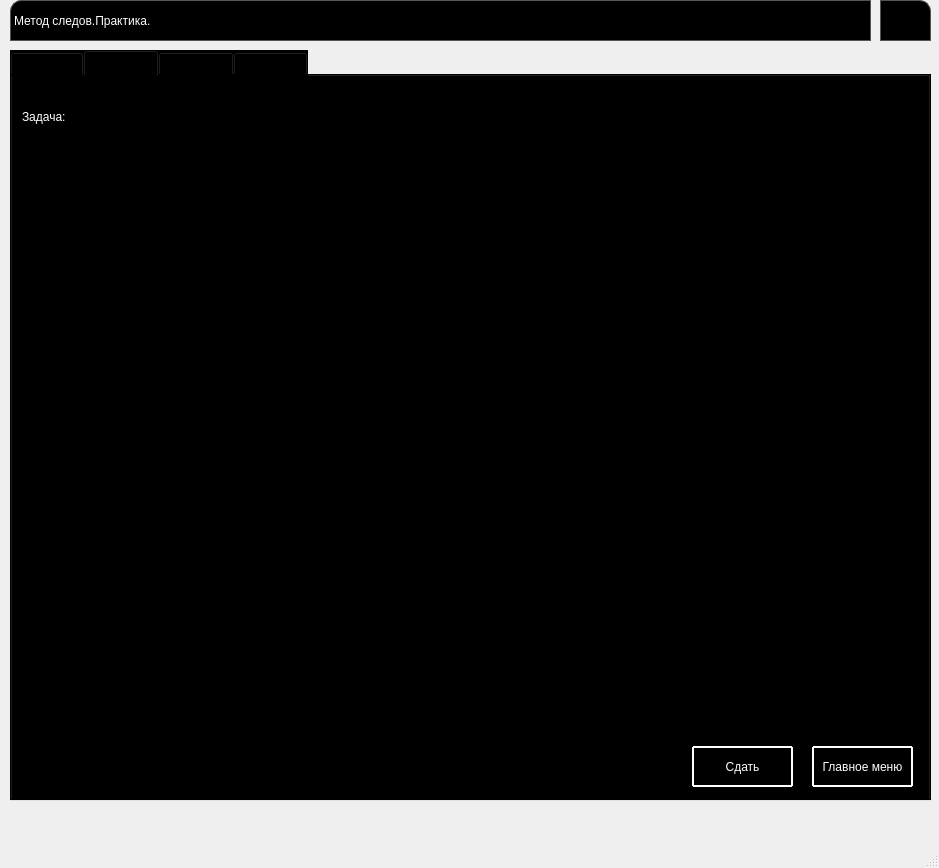
<?xml version="1.0" encoding="UTF-8"?>
<ui version="4.0">
 <class>mainWindow</class>
 <widget class="QMainWindow" name="mainWindow">
  <property name="geometry">
   <rect>
    <x>0</x>
    <y>0</y>
    <width>939</width>
    <height>868</height>
   </rect>
  </property>
  <property name="windowTitle">
   <string>MainWindow</string>
  </property>
  <property name="documentMode">
   <bool>false</bool>
  </property>
  <property name="dockNestingEnabled">
   <bool>false</bool>
  </property>
  <widget class="QWidget" name="centralwidget">
   <widget class="QPushButton" name="closebutton">
    <property name="geometry">
     <rect>
      <x>880</x>
      <y>0</y>
      <width>51</width>
      <height>41</height>
     </rect>
    </property>
    <property name="mouseTracking">
     <bool>false</bool>
    </property>
    <property name="styleSheet">
     <string notr="true">QPushButton{
border: 1px solid #555;
padding: 5 px ;
border-top-right-radius: 11px;
background: black;
}
QPushButton:hover { background: rgba(255,255,255,.2); }
QPushButton:pressed { background: white; }</string>
    </property>
    <property name="text">
     <string/>
    </property>
    <property name="icon">
     <iconset>
      <normaloff>photos/крестик.png</normaloff>photos/крестик.png</iconset>
    </property>
    <property name="default">
     <bool>false</bool>
    </property>
   </widget>
   <widget class="QLabel" name="label">
    <property name="geometry">
     <rect>
      <x>10</x>
      <y>0</y>
      <width>861</width>
      <height>41</height>
     </rect>
    </property>
    <property name="styleSheet">
     <string notr="true">QLabel{
	font: 75 italic 22pt &quot;MS Sans Serif&quot;;
color: white;
border: 1px solid #555;
border-top-left-radius: 11px;
background: black;
font-weight: 3;
text-transform: capitalize;
font-size: 25;
}</string>
    </property>
    <property name="text">
     <string>Метод следов.Практика.</string>
    </property>
   </widget>
   <widget class="QTabWidget" name="tabWidget">
    <property name="geometry">
     <rect>
      <x>10</x>
      <y>50</y>
      <width>921</width>
      <height>751</height>
     </rect>
    </property>
    <property name="styleSheet">
     <string notr="true">background:black;
</string>
    </property>
    <property name="currentIndex">
     <number>1</number>
    </property>
    <widget class="QWidget" name="rules">
     <attribute name="title">
      <string>Правила</string>
     </attribute>
     <widget class="QTextBrowser" name="textBrowser">
      <property name="geometry">
       <rect>
        <x>40</x>
        <y>50</y>
        <width>841</width>
        <height>541</height>
       </rect>
      </property>
      <property name="html">
       <string>&lt;!DOCTYPE HTML PUBLIC &quot;-//W3C//DTD HTML 4.0//EN&quot; &quot;http://www.w3.org/TR/REC-html40/strict.dtd&quot;&gt;
&lt;html&gt;&lt;head&gt;&lt;meta name=&quot;qrichtext&quot; content=&quot;1&quot; /&gt;&lt;style type=&quot;text/css&quot;&gt;
p, li { white-space: pre-wrap; }
&lt;/style&gt;&lt;/head&gt;&lt;body style=&quot; font-family:'MS Shell Dlg 2'; font-size:8.25pt; font-weight:400; font-style:normal;&quot;&gt;
&lt;p style=&quot; margin-top:0px; margin-bottom:0px; margin-left:0px; margin-right:0px; -qt-block-indent:0; text-indent:0px;&quot;&gt;&lt;span style=&quot; font-size:28pt; font-weight:600; font-style:italic; color:#ffffff;&quot;&gt;Как играть?&lt;/span&gt;&lt;/p&gt;
&lt;p style=&quot;-qt-paragraph-type:empty; margin-top:0px; margin-bottom:0px; margin-left:0px; margin-right:0px; -qt-block-indent:0; text-indent:0px; font-size:28pt; font-weight:600; font-style:italic; color:#ffffff;&quot;&gt;&lt;br /&gt;&lt;/p&gt;
&lt;p style=&quot; margin-top:0px; margin-bottom:0px; margin-left:0px; margin-right:0px; -qt-block-indent:0; text-indent:0px;&quot;&gt;&lt;span style=&quot; font-size:22pt; color:#ffffff;&quot;&gt;Возможные построения этого урока:&lt;/span&gt;&lt;/p&gt;
&lt;p style=&quot; margin-top:0px; margin-bottom:0px; margin-left:0px; margin-right:0px; -qt-block-indent:0; text-indent:0px;&quot;&gt;&lt;span style=&quot; font-size:22pt; color:#ffffff;&quot;&gt;     1) Точка. Чтобы поставить точку необходимо нажать левой кнопкой мыши на выбранное место. Важно! Точки можно ставить только на ПЕРЕСЕЧЕНИИ прямых. (+ скрещивающиеся прямые также могут выглядеть пересекающимися на картинке)&lt;/span&gt;&lt;/p&gt;
&lt;p style=&quot; margin-top:0px; margin-bottom:0px; margin-left:0px; margin-right:0px; -qt-block-indent:0; text-indent:0px;&quot;&gt;&lt;span style=&quot; font-size:22pt; color:#ffffff;&quot;&gt;     2) Отрезок.Чтобы построить отрезок, необходимо выбрать 2 точки левой кнопкой мыши и нажать &amp;quot;Enter&amp;quot;.&lt;/span&gt;&lt;/p&gt;
&lt;p style=&quot; margin-top:0px; margin-bottom:0px; margin-left:0px; margin-right:0px; -qt-block-indent:0; text-indent:0px;&quot;&gt;&lt;span style=&quot; font-size:22pt; color:#ffffff;&quot;&gt;     3) Прямая. Чтобы продлить отрезок до прямой необходимо выбрать прямую левой кнопкой мыши и нажать пробел.&lt;/span&gt;&lt;/p&gt;
&lt;p align=&quot;center&quot; style=&quot;-qt-paragraph-type:empty; margin-top:0px; margin-bottom:0px; margin-left:0px; margin-right:0px; -qt-block-indent:0; text-indent:0px; color:#ffffff;&quot;&gt;&lt;br /&gt;&lt;/p&gt;
&lt;p align=&quot;center&quot; style=&quot; margin-top:0px; margin-bottom:0px; margin-left:0px; margin-right:0px; -qt-block-indent:0; text-indent:0px;&quot;&gt;&lt;span style=&quot; font-size:18pt; color:#ffffff;&quot;&gt;Удачи!&lt;/span&gt;&lt;/p&gt;
&lt;p style=&quot;-qt-paragraph-type:empty; margin-top:0px; margin-bottom:0px; margin-left:0px; margin-right:0px; -qt-block-indent:0; text-indent:0px; color:#ffffff;&quot;&gt;&lt;br /&gt;&lt;/p&gt;&lt;/body&gt;&lt;/html&gt;</string>
      </property>
     </widget>
     <widget class="QPushButton" name="tomain">
      <property name="geometry">
       <rect>
        <x>800</x>
        <y>670</y>
        <width>101</width>
        <height>41</height>
       </rect>
      </property>
      <property name="styleSheet">
       <string notr="true">QPushButton {
  display: inline-block;
  color: white;
  text-decoration: none;
  user-select: none;
  outline: none;
  border: 2px solid white;
  border-radius: 1px;
  transition: 0.2s;
} 
QPushButton:hover { background: rgba(255,255,255,.2); }
QPushButton:pressed { background: white; }</string>
      </property>
      <property name="text">
       <string>Главное меню</string>
      </property>
     </widget>
    </widget>
    <widget class="QWidget" name="ex1">
     <attribute name="title">
      <string>Задача 1</string>
     </attribute>
     <widget class="QPushButton" name="tomain1">
      <property name="geometry">
       <rect>
        <x>800</x>
        <y>670</y>
        <width>101</width>
        <height>41</height>
       </rect>
      </property>
      <property name="styleSheet">
       <string notr="true">QPushButton {
  display: inline-block;
  color: white;
  text-decoration: none;
  user-select: none;
  outline: none;
  border: 2px solid white;
  border-radius: 1px;
  transition: 0.2s;
} 
QPushButton:hover { background: rgba(255,255,255,.2); }
QPushButton:pressed { background: white; }</string>
      </property>
      <property name="text">
       <string>Главное меню</string>
      </property>
     </widget>
     <widget class="QPushButton" name="go1">
      <property name="geometry">
       <rect>
        <x>680</x>
        <y>670</y>
        <width>101</width>
        <height>41</height>
       </rect>
      </property>
      <property name="styleSheet">
       <string notr="true">QPushButton {
  display: inline-block;
  color: white;
  text-decoration: none;
  user-select: none;
  outline: none;
  border: 2px solid white;
  border-radius: 1px;
  transition: 0.2s;
} 
QPushButton:hover { background: rgba(255,255,255,.2); }
QPushButton:pressed { background: white; }</string>
      </property>
      <property name="text">
       <string>Сдать</string>
      </property>
     </widget>
     <widget class="QLabel" name="exe1">
      <property name="geometry">
       <rect>
        <x>10</x>
        <y>10</y>
        <width>901</width>
        <height>61</height>
       </rect>
      </property>
      <property name="styleSheet">
       <string notr="true">color:white;</string>
      </property>
      <property name="text">
       <string>Задача:</string>
      </property>
     </widget>
     <widget class="QLabel" name="label_7">
      <property name="geometry">
       <rect>
        <x>20</x>
        <y>90</y>
        <width>871</width>
        <height>561</height>
       </rect>
      </property>
      <property name="text">
       <string/>
      </property>
     </widget>
    </widget>
    <widget class="QWidget" name="ex2">
     <attribute name="title">
      <string>Задача 2</string>
     </attribute>
     <widget class="QPushButton" name="tomain2">
      <property name="geometry">
       <rect>
        <x>800</x>
        <y>670</y>
        <width>101</width>
        <height>41</height>
       </rect>
      </property>
      <property name="styleSheet">
       <string notr="true">QPushButton {
  display: inline-block;
  color: white;
  text-decoration: none;
  user-select: none;
  outline: none;
  border: 2px solid white;
  border-radius: 1px;
  transition: 0.2s;
} 
QPushButton:hover { background: rgba(255,255,255,.2); }
QPushButton:pressed { background: white; }</string>
      </property>
      <property name="text">
       <string>Главное меню</string>
      </property>
     </widget>
     <widget class="QPushButton" name="go2">
      <property name="geometry">
       <rect>
        <x>680</x>
        <y>670</y>
        <width>101</width>
        <height>41</height>
       </rect>
      </property>
      <property name="styleSheet">
       <string notr="true">QPushButton {
  display: inline-block;
  color: white;
  text-decoration: none;
  user-select: none;
  outline: none;
  border: 2px solid white;
  border-radius: 1px;
  transition: 0.2s;
} 
QPushButton:hover { background: rgba(255,255,255,.2); }
QPushButton:pressed { background: white; }</string>
      </property>
      <property name="text">
       <string>Сдать</string>
      </property>
     </widget>
     <widget class="QLabel" name="exe2">
      <property name="geometry">
       <rect>
        <x>10</x>
        <y>10</y>
        <width>901</width>
        <height>61</height>
       </rect>
      </property>
      <property name="styleSheet">
       <string notr="true">color:white;</string>
      </property>
      <property name="text">
       <string>Задача:</string>
      </property>
     </widget>
     <widget class="QLabel" name="pic2">
      <property name="geometry">
       <rect>
        <x>20</x>
        <y>90</y>
        <width>871</width>
        <height>561</height>
       </rect>
      </property>
      <property name="text">
       <string/>
      </property>
     </widget>
    </widget>
    <widget class="QWidget" name="ex3">
     <attribute name="title">
      <string>Задача 3</string>
     </attribute>
     <widget class="QPushButton" name="tomain3">
      <property name="geometry">
       <rect>
        <x>800</x>
        <y>670</y>
        <width>101</width>
        <height>41</height>
       </rect>
      </property>
      <property name="styleSheet">
       <string notr="true">QPushButton {
  display: inline-block;
  color: white;
  text-decoration: none;
  user-select: none;
  outline: none;
  border: 2px solid white;
  border-radius: 1px;
  transition: 0.2s;
} 
QPushButton:hover { background: rgba(255,255,255,.2); }
QPushButton:pressed { background: white; }</string>
      </property>
      <property name="text">
       <string>Главное меню</string>
      </property>
     </widget>
     <widget class="QPushButton" name="go3">
      <property name="geometry">
       <rect>
        <x>680</x>
        <y>670</y>
        <width>101</width>
        <height>41</height>
       </rect>
      </property>
      <property name="styleSheet">
       <string notr="true">QPushButton {
  display: inline-block;
  color: white;
  text-decoration: none;
  user-select: none;
  outline: none;
  border: 2px solid white;
  border-radius: 1px;
  transition: 0.2s;
} 
QPushButton:hover { background: rgba(255,255,255,.2); }
QPushButton:pressed { background: white; }</string>
      </property>
      <property name="text">
       <string>Сдать</string>
      </property>
     </widget>
     <widget class="QLabel" name="pic3">
      <property name="geometry">
       <rect>
        <x>20</x>
        <y>90</y>
        <width>871</width>
        <height>561</height>
       </rect>
      </property>
      <property name="text">
       <string/>
      </property>
     </widget>
     <widget class="QLabel" name="exe3">
      <property name="geometry">
       <rect>
        <x>10</x>
        <y>10</y>
        <width>901</width>
        <height>61</height>
       </rect>
      </property>
      <property name="styleSheet">
       <string notr="true">color:white;</string>
      </property>
      <property name="text">
       <string>Задача:</string>
      </property>
     </widget>
    </widget>
   </widget>
  </widget>
  <widget class="QMenuBar" name="menubar">
   <property name="geometry">
    <rect>
     <x>0</x>
     <y>0</y>
     <width>939</width>
     <height>21</height>
    </rect>
   </property>
  </widget>
  <widget class="QStatusBar" name="statusbar"/>
 </widget>
 <resources/>
 <connections/>
</ui>
